Frame 1 (no input): blank canvas, image omitted
Frame 60 (the mouse pressed at the canvas centre just before this capture): blank canvas, image omitted
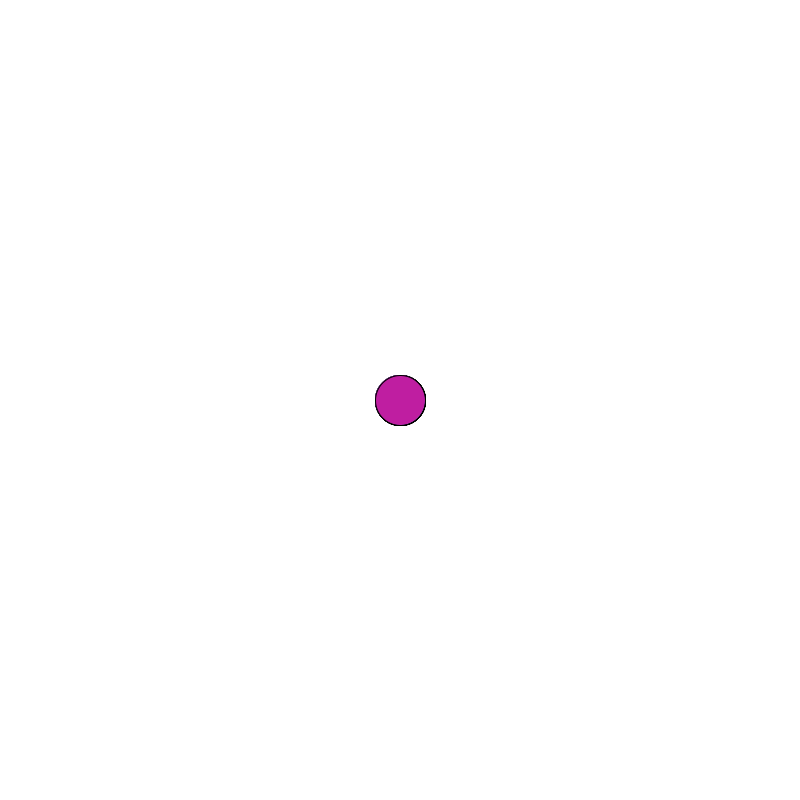
Frame 120 (the mouse held since frame 60 and released just before this capture)

The Processing sketch whose frames 1 and 60 were blank and that drew this single picture after the mouse press (run headless with seeded random() and noise(); from frame 60 on, the mouse is pressed at the canvas centre):

// Processing sketch: SS4_RAINBOW_COLORS
// ── SS4_RAINBOW_COLORS.pde
// RAINBOW COLORS BY ANTHONY RIVERA
float center = 0;
float size = 10;
void setup(){
  background(255);
  size(800,800);
  frameRate(30);  
}
void draw(){
  
  if(center >= 10 ){
    for (int i = 0; i < 400; i = i+5) {
      fill(random(255),random(255),random(255));
      rectMode(CENTER);
      rect(i, i, 75, 75);
  }
  }
  
  
  if(center >= 20){
    for(int b = 800; b > 400; b = b - 5){
      fill(random(255),random(255),random(255));
      rectMode(CENTER);
      rect(b, b, 75, 75);
  }
  }
    
  if(center >= 30){
      for(int c = 0; c < 400; c = c + 5){
        fill(random(255),random(255),random(255));
        rectMode(CENTER);
        rect(c, 400, 75, 75);
  
  }
  }
  
  
    if(center >= 40 ){
      for(int d = 800; d > 400; d = d - 5){
        fill(random(255),random(255),random(255));
        rectMode(CENTER);
        rect(d, 400, 75, 75);
      }
    }
    
        if(center >= 50 ){
          for(int x = 800; x > 400; x = x - 5){
            fill(random(255),random(255),random(255));
            rectMode(CENTER);
            rect(400, x, 75, 75);
      }
    } 
    
     if(center >= 60 ){
        for(int z = 0; z < 400; z = z + 5){
          fill(random(255),random(255),random(255));
          rectMode(CENTER);
          rect(400, z, 75, 75);
      }
    } 
    
     if(center >= 70 ){
        for (int q = 800; q > 0; q = q-5) {
          fill(random(255),random(255),random(255));
          rectMode(CENTER);
          rect(800, q, 75, 75);
  }
  }
    
   if(center >= 80 ){
      for (int q = 0; q < 800; q = q+5) {
        fill(random(255),random(255),random(255));
        rectMode(CENTER);
        rect(0, q, 75, 75);
  }
  }
    
    if (mousePressed == true){
        fill(random(255),random(255),random(255));
        ellipseMode(CENTER);
        ellipse(mouseX, mouseY, size, size);
    }
    
    if(size <= 25){
      size = size + 10;
    } else if (size >= 50){
      size = 10;
    } else {
        size = size + 10;
    }
}
void keyPressed(){
  if(key == 'w'){
      background(255);
      center = 0;
    
  }
  
  if(key == 'a'){
    center = center + 10;
  }
  
  
  }
